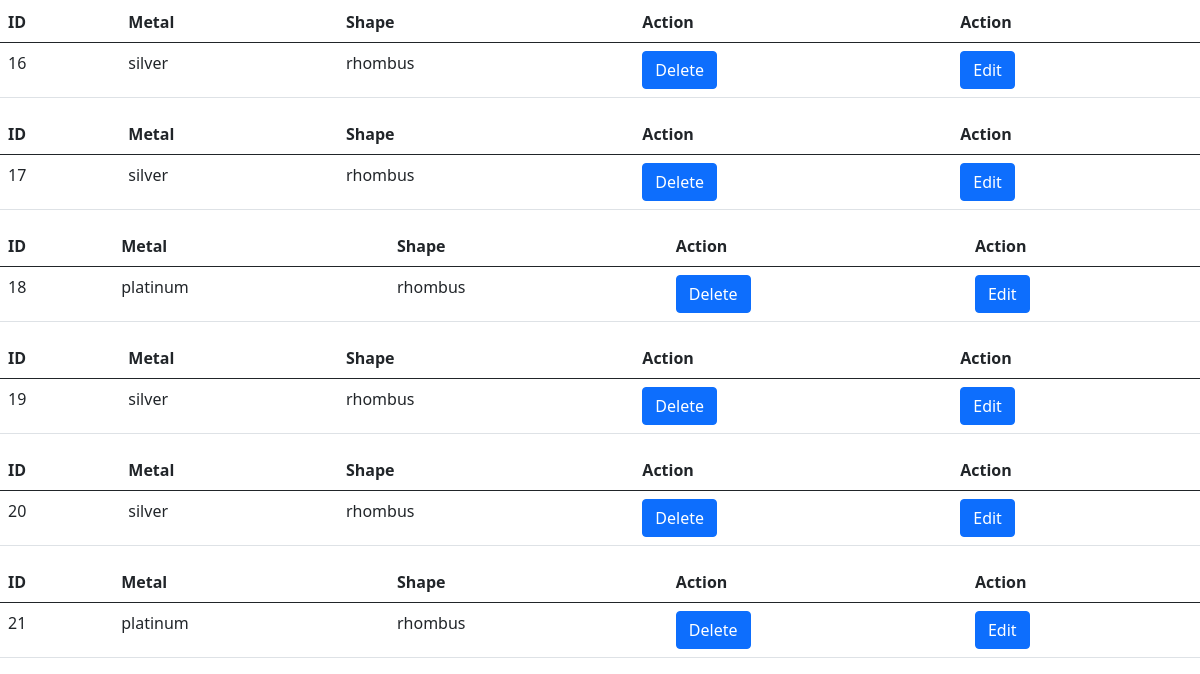
Page /showj (lower part) on the earlier database version.
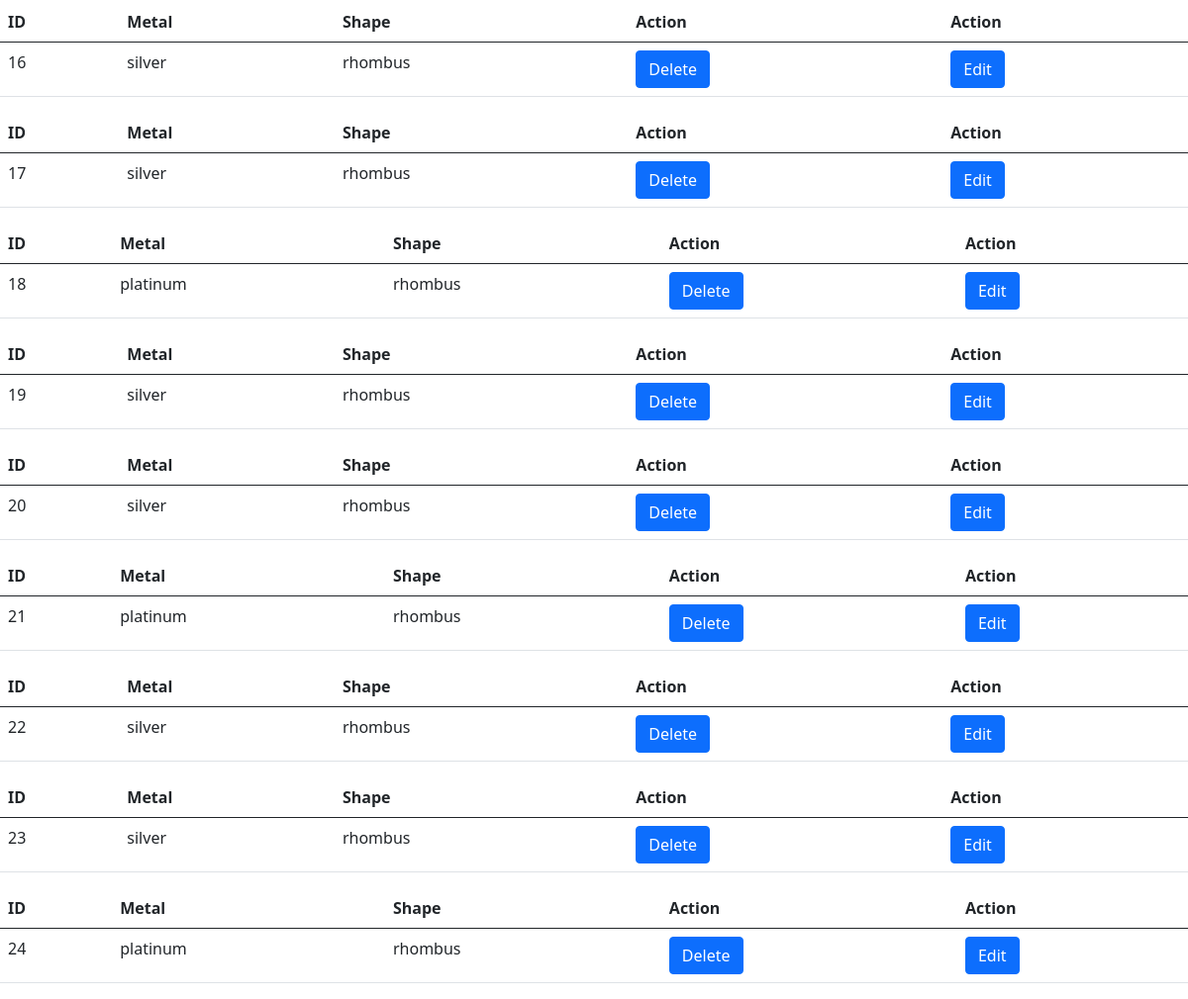
Same page on the later database version.
### firstapp/models.py (models this page shows, shortened)
class POJ(models.Model):
    date = models.DateField(auto_now_add=True)
    company_name = models.ForeignKey(
        'companyinfo', on_delete=PROTECT, blank=True)
    location = models.ForeignKey(
        'loc', on_delete=models.PROTECT, null=True, blank=True)
    jewellery = models.ForeignKey(
        'jewell', on_delete=models.PROTECT, null=True, blank=True)
    center_stone = models.ForeignKey(
        'centerstone', on_delete=models.PROTECT, null=True, blank=True)
    color_of_center_stone = models.ForeignKey(
        'colorofcstone', on_delete=models.PROTECT, null=True, blank=True)
    shape = models.ForeignKey(
        'shape1', on_delete=models.PROTECT, null=True, blank=True)
    metal = models.ForeignKey(
        'metal1', on_delete=models.PROTECT, null=True, blank=True)
    grosswt = models.FloatField()
    phone_regex = RegexValidator(
        regex=r'^\+?1?\d{9,15}$', message="Phone number must be entered in the format: '+999999999'. Up to 15 digits allowed.")
    phone_number = models.CharField(
        validators=[phone_regex], max_length=17, blank=True)  # validators should be a list
    cert = models.ForeignKey(
        'certificate', on_delete=models.PROTECT, null=True, blank=True)
    pcs = models.BigIntegerField()
    amount = models.DecimalField(decimal_places=2, max_digits=9)
    discount_amount = models.DecimalField(
        decimal_places=2, max_digits=9, blank=True, null=True)
    discount = models.DecimalField(
        decimal_places=2, max_digits=9, blank=True)
    total = models.DecimalField(
        decimal_places=2, max_digits=9, blank=True)
    purchase_approval=models.BooleanField(default=False)
    currencyid = models.ForeignKey('currencies', on_delete=models.PROTECT, null=True, blank=True)
    tag_price = models.FloatField()
    rate = models.FloatField()

class metal1(models.Model):
    metal = models.CharField(max_length=30)
    def __str__(self):
        return self.metal

class shape1(models.Model):
    shape = models.CharField(max_length=30)
    def __str__(self):
        return self.shape

### firstapp/views.py (the view)
# urls.py: path('showj',views.showjewell,name="showjewell"),
def showjewell(request):
    objjewell=POJ.objects.all()
    context={
        "showjewellery":objjewell,
    }
    return render(request,"showj.html",context=context)

### firstapp/templates/showj.html (shortened to what this page needs)
<!DOCTYPE html>
<html lang="en">
<head>
  <link href="https://cdn.jsdelivr.net/npm/bootstrap@5.0.2/dist/css/bootstrap.min.css" rel="stylesheet"
>
</head>
<body>
  {% for obj in showjewellery %}
  <table class="table">
    <thead class="thead-dark">
      <tr>
        <th scope="col">ID</th>
        <th scope="col">Metal</th>
        <th scope="col">Shape</th>
        <th scope="col">Action</th>
        <th scope="col">Action</th>
      </tr>
    </thead>
    <tbody>
      <tr class="something">
        <td>{{obj.id}}</td>
        <td>{{obj.metal}}</td>
        <td>{{obj.shape}}</td>
        <td><a class="btn btn-primary" href="{% url 'deleteid' idno=obj.id %}" >Delete</a></td>
        <td><a class="btn btn-primary" href="{% url 'updateJ' pk=obj.id %}">Edit</a></td>
      </tr>
      </tbody>
  </table>
  {%endfor%}
</body>
</html>

Differences in the rows shown:
added POJ: id "22", metal "silver", shape "rhombus"
added POJ: id "23", metal "silver", shape "rhombus"
added POJ: id "24", metal "platinum", shape "rhombus"
